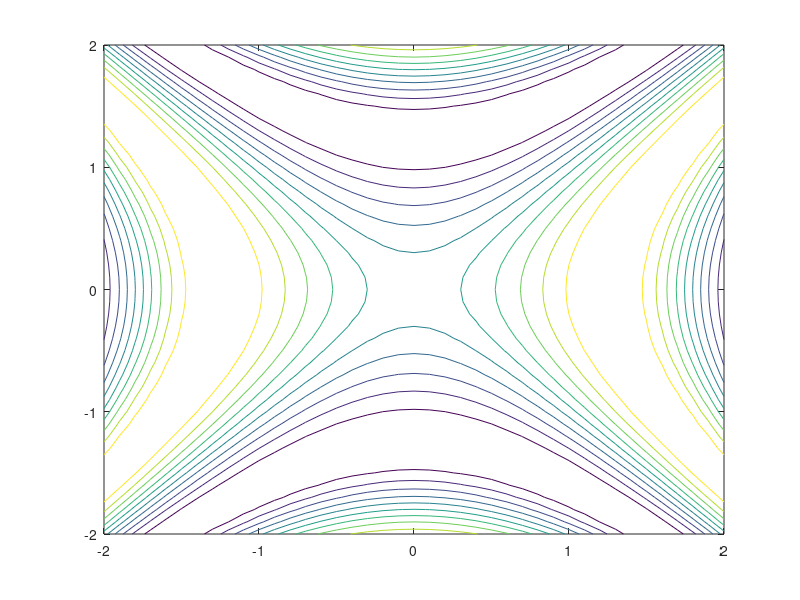

Here is the MATLAB script that generated this plot:
printf("Example 'bar'\n\n");
x = 1:1:10;
y = 1:1:10;
bar(x,y);

printf("Example 'stairs'\n\n");
stairs (x, y);

printf("Example 'plot'\n\n");
x = 1:0.1:10;
plot(x, sin(x));

printf("Example 'axis'\n\n");
axis([1,4,-2,2]);

printf("Example 'title'\n\n");
title("title of the plot");

printf("Example 'xlabel'\n\n");
xlabel("x coordinates");

printf("Example 'ylabel'\n\n");
ylabel("y coordinates");

printf("Example 'zlabel'\n\n");
zlabel("z coordinates");

printf("Example 'grid'\n\n");
grid;

printf("Example 'gplot'\n\n");
A = sparse([2,6,1,3,2,4,3,5,4,6,1,5],[1,1,2,2,3,3,4,4,5,5,6,6],1,6,6);
xy = [0,4,8,6,4,2;5,0,5,7,5,7]';
gplot(A,xy);

printf("Example 'mesh'\n\n");
x = -2:0.1:2;
[xx,yy] = meshgrid(x,x);
z = sin(xx.^2-yy.^2);
mesh(x,x,z);

printf("Example 'contour'\n\n");
contour(x,x,z);
